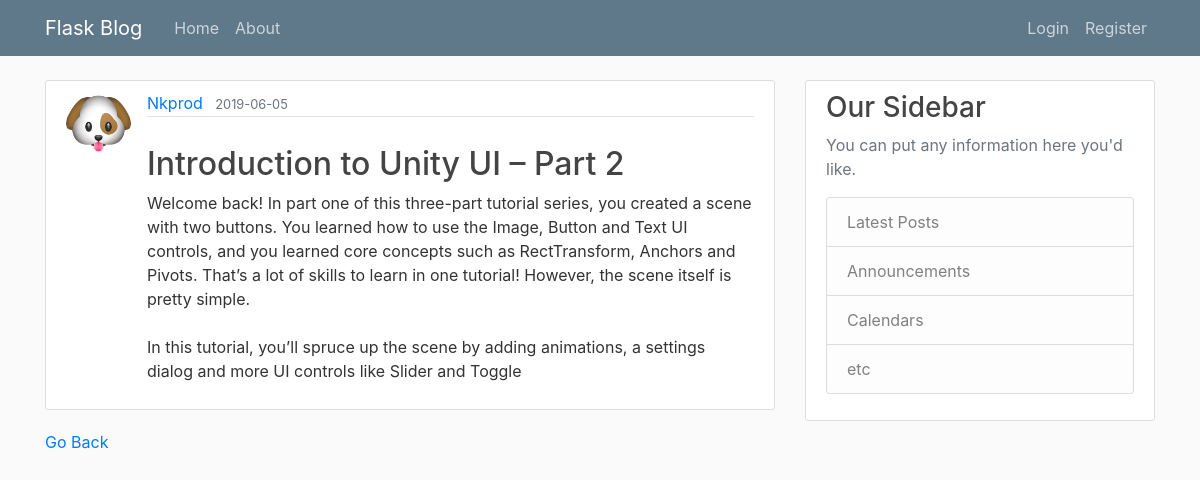
Screenshot of /post/21 with the database file from the repository.
### application/models.py (models this page shows, shortened)
class User(db.Model, UserMixin):
    id = db.Column(db.Integer, primary_key=True)
    username = db.Column(db.String(20), unique=True, nullable=False)
    email = db.Column(db.String(120), unique=True, nullable=False)
    image_file = db.Column(db.String(20), nullable=False, default='default.jpg')
    password = db.Column(db.String(60), nullable=False)
    posts = db.relationship('Post', backref='author', lazy=True)

class Post(db.Model):
    id = db.Column(db.Integer, primary_key=True)
    title = db.Column(db.String(100), nullable=False)
    date_posted = db.Column(db.DateTime, default=datetime.utcnow)
    content = db.Column(db.Text, nullable=False)
    user_id = db.Column(db.Integer, db.ForeignKey('user.id'), nullable=False)

### application/posts/routes.py (the view)
@posts.route("/post/<int:post_id>")
def post(post_id):
    post = Post.query.get_or_404(post_id)
    return render_template('post.html', title=post.title, post=post)

### application/templates/post.html (shortened to what this page needs)
{% extends "layout.html" %}
{% block body%}
    <article class="media content-section">
        <img class="rounded-circle article-img" src="{{ url_for('static', filename='pictures/' + post.author.image_file) }}">
        <div class="media-body">
            <div class="article-metadata">
                <a class="mr-2" href="#">{{ post.author.username }}</a>
                <small class="text-muted">{{ post.date_posted.strftime('%Y-%m-%d') }}</small>
            </div>
            <br />
            <h2 class="article-title">{{ title }}</h2>
            <p class="article-content">{{ post.content }}</p>
        </div>
    </article>
<a href="{{ url_for('main.about') }}">Go Back</a>
{% endblock %}

### application/static/main.css (style rules this page uses)
body { background: #fafafa; color: #333333; margin-top: 5rem; }
h1, h2, h3, h4, h5, h6 { color: #444444; }
.content-section { background: #ffffff; padding: 10px 20px; border: 1px solid #dddddd; border-radius: 3px; margin-bottom: 20px; }
.article-title { color: #444444; }
.article-content { white-space: pre-line; }
.article-img { height: 65px; width: 65px; margin-right: 16px; }
.article-metadata { padding-bottom: 1px; margin-bottom: 4px; border-bottom: 1px solid #e3e3e3 }

### rows the page displays
User: image_file (picture), author.username "Nkprod"
Post: date_posted "2019-06-05", title "Introduction to Unity UI – Part 2", content "Welcome back! In part one of this three-part tutorial series, you created a scene with two buttons. You learned how to use the Image, Button and Text UI controls, and you learned core concepts such as RectTransform, Anchors and Pivots. That’s a lot of skills to learn in one tutorial! However, the scene itself is pretty simple. In this tutorial, you’ll spruce up the scene by adding animations, a settings dialog and more UI controls like Slider and Toggle"
